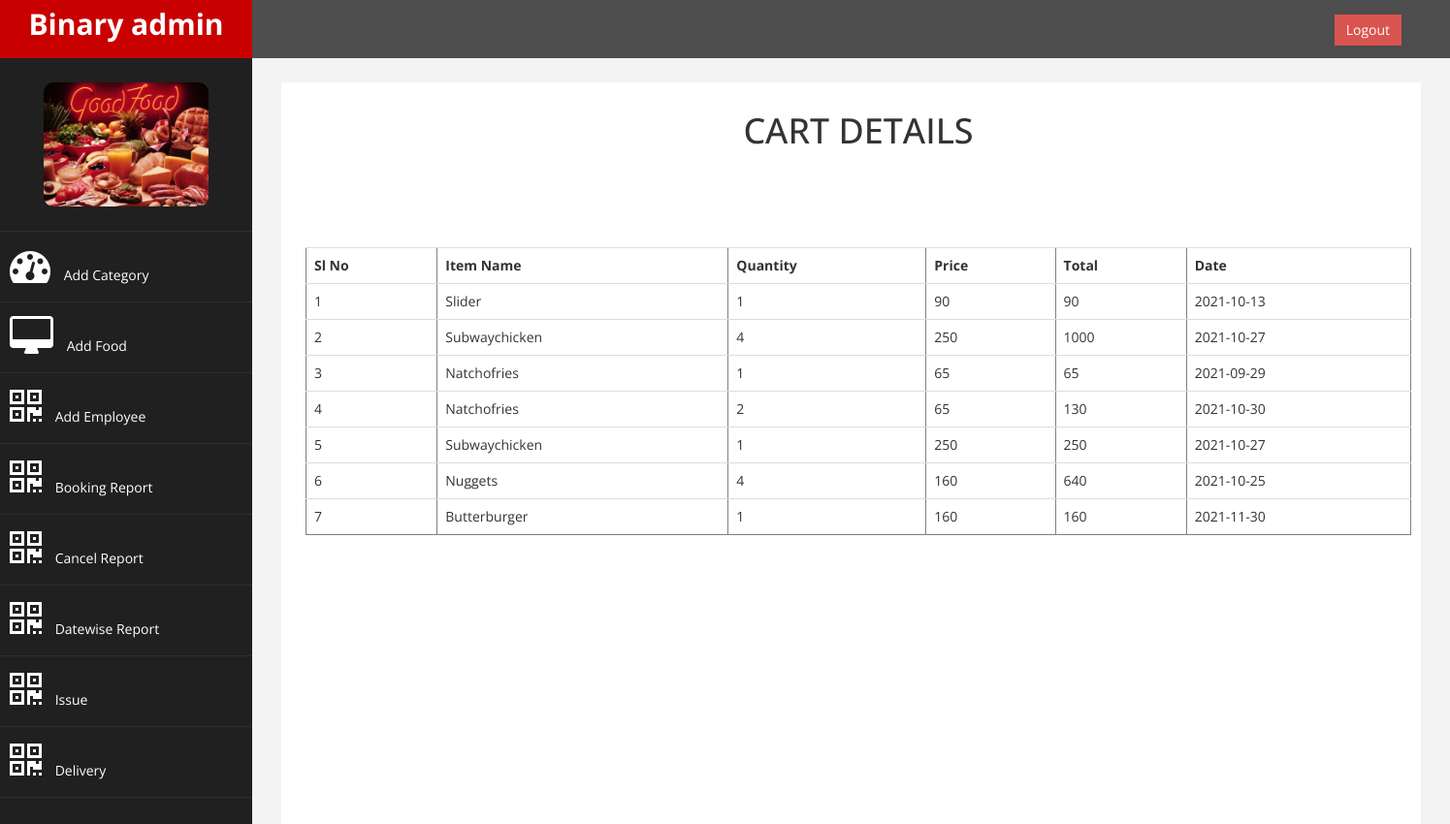
The page /admin/reportbooking.php on the database its author committed.
### tables this page shows
CREATE TABLE IF NOT EXISTS `booking` (
  `bookingid` int(5) NOT NULL AUTO_INCREMENT,
  `foodid` int(10) NOT NULL,
  `foodrate` int(5) NOT NULL,
  `bookingquantity` int(5) NOT NULL,
  `bookingdate` date NOT NULL,
  `status` int(11) NOT NULL,
  `email` varchar(30) NOT NULL,
  `currentdate` date NOT NULL,
  `totalamount` int(11) NOT NULL,
  `foodname` varchar(100) NOT NULL,
  `deliv_date` date DEFAULT NULL,
  `issuedate` date DEFAULT NULL,
  PRIMARY KEY (`bookingid`)
);

### classes/DataAccess.class.php (the view, shortened to what this page needs)
<?php
class DataAccess
{
	private $_con,$_query,$_errors;
	public function __construct()
	{
		if(!$this->_con=mysqli_connect(DB_HOST,DB_USER,DB_PASSWORD,DB_NAME))
		{
			die("connection Error");
		}
	}
    public function getDataJoin($fields,$table,$condition = "1",$join=NULL)
	{
		$this->_query = "select ";
		if(is_array($fields))
		{
				$this->_query.=implode(",",$fields);
        }
		$this->_query.=" from $table ";
        $this->_query.=" where $condition";
		$resref=mysqli_query($this->_con,$this->_query);
		$dataArr = array();
		if(mysqli_num_rows($resref))
		{
			while($rows = mysqli_fetch_assoc($resref))
			{
				$dataArr[] = $rows;
			}
		}
		return $dataArr;
	}
    public function selectAsTable($fields,$table,$condition="1",$join=NULL,$actions=null,$config=null)
    {
        $resultArr=$this->getDataJoin($fields,$table,$condition,$join);
        $str="";
        $srno=1;
        foreach($resultArr as $values)
        {
            $str.="<tr>";
            if(isset($config['srno']) && $config['srno']==true)
            {
                $str.="<td>";
                $str.=$srno++;
                $str.="</td>";
            }
            foreach($values as $key=>$val)
            {
                $flag=1;
                if($flag==1)
                {
                if(isset($config['hiddenfields']))
                {
                    if(!in_array($key,$config['hiddenfields']))
                    {
                        $str.="<td>".$val."</td>";
                    }
                }
                else
                    $str.="<td>".$val."</td>";
                }
            }
            $str.="</tr>";
        }
        return $str;
    }
}
?>

### admin/oghead.php (shortened to what this page needs)
<!DOCTYPE html>
<html xmlns="http://www.w3.org/1999/xhtml">
<head>
    <link href="assets/css/bootstrap.css" rel="stylesheet" />
    <link href="assets/css/font-awesome.css" rel="stylesheet" />
    <link href="assets/css/custom.css" rel="stylesheet" />
</head>
<body>
    <div id="wrapper">
        <nav class="navbar navbar-default navbar-cls-top " role="navigation" style="margin-bottom: 0">
            <div class="navbar-header">
                <a class="navbar-brand" href="index.html">Binary admin</a>
            </div>
  <div style="color: white;
padding: 15px 50px 5px 50px;
float: right;
font-size: 16px;">  <a href="login.html" class="btn btn-danger square-btn-adjust">Logout</a> </div>
        </nav>
                <nav class="navbar-default navbar-side" role="navigation">
            <div class="sidebar-collapse">
                <ul class="nav" id="main-menu">
				<li class="text-center">
                    <img src="assets/img/find_user.jpg" class="user-image img-responsive"/>
					</li>
                    <li>
                        <a  href="category.php"><i class="fa fa-dashboard fa-3x"></i> Add Category</a>
                    </li>
                      <li>
                        <a  href="food.php"><i class="fa fa-desktop fa-3x"></i> Add Food</a>
                    </li>
                    <li>
                        <a  href="employee.php"><i class="fa fa-qrcode fa-3x"></i> Add Employee</a>
                    </li>
                    <li>
                        <a  href="reportbooking.php"><i class="fa fa-qrcode fa-3x"></i> Booking Report</a>
                    </li>
                    <li>
                        <a  href="reportcancel.php"><i class="fa fa-qrcode fa-3x"></i> Cancel Report</a>
                    </li>
					<li>
                        <a  href="datesel.php"><i class="fa fa-qrcode fa-3x"></i> Datewise Report</a>
                    </li>
                    <li>
                        <a  href="issue.php"><i class="fa fa-qrcode fa-3x"></i> Issue</a>
                    </li>
                    <li>
                        <a  href="delivery.php"><i class="fa fa-qrcode fa-3x"></i> Delivery</a>
                    </li>
                </ul>
            </div>
        </nav>
        <div id="page-wrapper" >
            <div id="page-inner">

### admin/reportbooking.php (shortened to what this page needs)
<?php include("oghead.php");	?>
<?php
$dao=new DataAccess();
	    ?>
 <div class="container_gray_bg" id="home_feat_1">
    <div class="container">
    	<div class="row">
            <div class="col-md-12">
            <H1><center> CART DETAILS </center> </H1>
                <table  border="1" class="table" style="margin-top:100px;">
                    <tr>
                        <th>Sl No</th>
                        <th>Item Name</th>
                        <th>Quantity</th>
                        <th>Price</th>
                        <th>Total</th>
                        <th>Date</th>
                    </tr>
<?php
    $actions=array(
    );
    $config=array(
        'srno'=>true,
        'hiddenfields'=>array('foodid','bookingid')
    );
   $condition="status=2";
   $join=array(
    );
	$fields=array('bookingid','foodid','foodname','bookingquantity','foodrate','totalamount','bookingdate');
    $users=$dao->selectAsTable($fields,'booking as c',$condition,$join,$actions,$config);
    echo $users;
    ?>
                </table>
            </div>
            <div class="row">
 <div class="col-md-3">
</div>
</div>
        </div>
    </div>
    </div>

### admin/assets/css/custom.css (style rules this page uses)
body { font-family: 'Open Sans', sans-serif; }
#wrapper { width: 100%; background:#202020; }
#page-wrapper { padding: 15px 15px; min-height: 600px; background:#F3F3F3; }
#page-inner { width:100%; margin:10px 20px 10px 0px; background-color:#fff!important; padding:10px; min-height:1200px; }
.text-center { text-align:center; }
.square-btn-adjust { border: 0px solid transparent; -webkit-border-radius: 0px; -moz-border-radius: 0px; border-radius: 0px; }
.user-image { margin: 25px auto; -webkit-border-radius: 10px; -moz-border-radius: 10px; border-radius: 10px; max-height:170px; max-width:170px; }
.navbar-cls-top .navbar-brand { color: #fff; background: #C90000; width: 260px; text-align: center; height: 60px; font-size: 30px; font-weight: 700; }
.sidebar-collapse , .sidebar-collapse .nav { background:none; }
.sidebar-collapse .nav { padding:0; }
.sidebar-collapse .nav > li > a { color:#fff; background:#202020; text-shadow:none; }
.sidebar-collapse > .nav > li > a { padding:15px 10px; }
.sidebar-collapse > .nav > li { border-bottom: 1px solid rgba(107, 108, 109, 0.19); }
.navbar-side { border:none; background-color: #202020; }
.navbar-cls-top { background:#4D4D4D; border-bottom:none; }
.navbar-default { border:0px solid black; }
.navbar-header { background: #A70303; }
.nav > li > a > i { margin-right:10px; }
@media (min-width:768px) { #page-wrapper { margin: 0 0 0 260px; padding: 15px 30px; min-height: 1200px; } }
@media (min-width:768px) { .navbar-side { z-index: 1; position: absolute; width: 260px; } }
@media (min-width:768px) { .navbar { border-radius: 0px; } }

### rows shown on the page
booking: foodname "Slider", bookingquantity "1", foodrate "90", totalamount "90", bookingdate "2021-10-13"
booking: foodname "Subwaychicken", bookingquantity "4", foodrate "250", totalamount "1000", bookingdate "2021-10-27"
booking: foodname "Natchofries", bookingquantity "1", foodrate "65", totalamount "65", bookingdate "2021-09-29"
booking: foodname "Natchofries", bookingquantity "2", foodrate "65", totalamount "130", bookingdate "2021-10-30"
booking: foodname "Subwaychicken", bookingquantity "1", foodrate "250", totalamount "250", bookingdate "2021-10-27"
booking: foodname "Nuggets", bookingquantity "4", foodrate "160", totalamount "640", bookingdate "2021-10-25"
booking: foodname "Butterburger", bookingquantity "1", foodrate "160", totalamount "160", bookingdate "2021-11-30"
